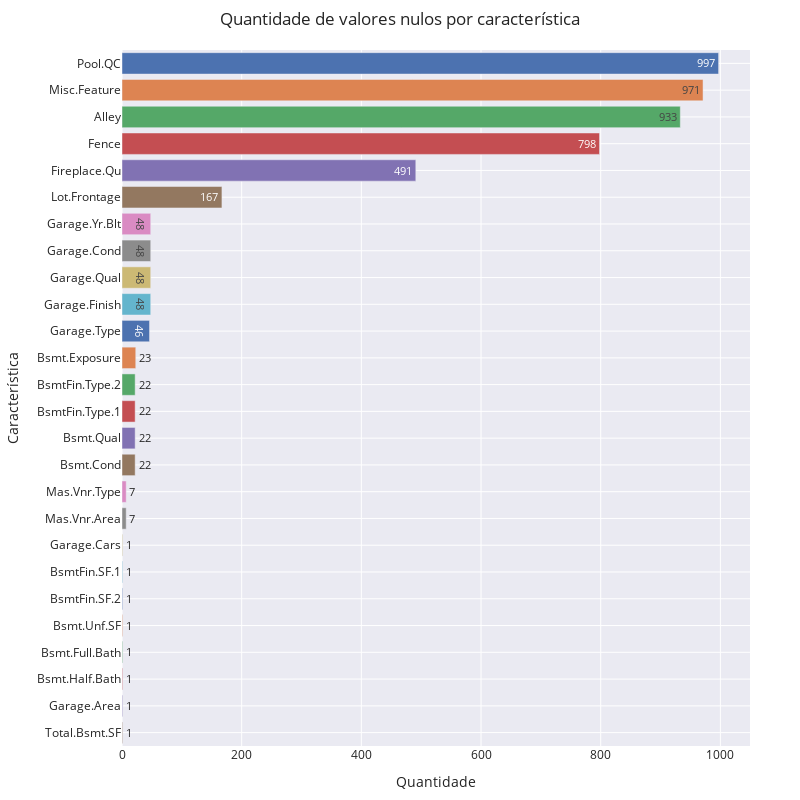

Source (notebook cell):
### Markdown cell above
# Valores Nulos

### Code cell
count_nulls = pd.DataFrame(ames_train[ames_train.columns[ames_train.isna().any()]].isna().sum().sort_values(ascending=False), columns=['Qtde'])
count_nulls['Coluna'] = count_nulls.index

fig1 = px.bar(count_nulls, x="Qtde", y="Coluna", color="Coluna", text='Qtde', template='seaborn')

fig1.update_layout(
    margin=dict(l=20, r=50, t=50, b=20),
    title = 'Quantidade de valores nulos por característica',
    showlegend=False,
    xaxis_title="Quantidade",
    yaxis_title="Característica",
    width=800, 
    height=800,
    uniformtext_minsize=10, 
    uniformtext_mode='hide',
)
 
fig1.show()

### Figure 1 — Plotly figure (JSON) as saved in the notebook; plotly's stock layout.template omitted (floating-point values rounded to 4 significant figures)
{"data": [{"alignmentgroup": "True", "hovertemplate": "Coluna=%{y}<br>Qtde=%{text}<extra></extra>", "legendgroup": "Pool.QC", "marker": {"color": "rgb(76,114,176)", "pattern": {"shape": ""}}, "name": "Pool.QC", "offsetgroup": "Pool.QC", "orientation": "h", "showlegend": true, "text": [997], "textposition": "auto", "type": "bar", "x": [997], "xaxis": "x", "y": ["Pool.QC"], "yaxis": "y"}, {"alignmentgroup": "True", "hovertemplate": "Coluna=%{y}<br>Qtde=%{text}<extra></extra>", "legendgroup": "Misc.Feature", "marker": {"color": "rgb(221,132,82)", "pattern": {"shape": ""}}, "name": "Misc.Feature", "offsetgroup": "Misc.Feature", "orientation": "h", "showlegend": true, "text": [971], "textposition": "auto", "type": "bar", "x": [971], "xaxis": "x", "y": ["Misc.Feature"], "yaxis": "y"}, {"alignmentgroup": "True", "hovertemplate": "Coluna=%{y}<br>Qtde=%{text}<extra></extra>", "legendgroup": "Alley", "marker": {"color": "rgb(85,168,104)", "pattern": {"shape": ""}}, "name": "Alley", "offsetgroup": "Alley", "orientation": "h", "showlegend": true, "text": [933], "textposition": "auto", "type": "bar", "x": [933], "xaxis": "x", "y": ["Alley"], "yaxis": "y"}, {"alignmentgroup": "True", "hovertemplate": "Coluna=%{y}<br>Qtde=%{text}<extra></extra>", "legendgroup": "Fence", "marker": {"color": "rgb(196,78,82)", "pattern": {"shape": ""}}, "name": "Fence", "offsetgroup": "Fence", "orientation": "h", "showlegend": true, "text": [798], "textposition": "auto", "type": "bar", "x": [798], "xaxis": "x", "y": ["Fence"], "yaxis": "y"}, {"alignmentgroup": "True", "hovertemplate": "Coluna=%{y}<br>Qtde=%{text}<extra></extra>", "legendgroup": "Fireplace.Qu", "marker": {"color": "rgb(129,114,179)", "pattern": {"shape": ""}}, "name": "Fireplace.Qu", "offsetgroup": "Fireplace.Qu", "orientation": "h", "showlegend": true, "text": [491], "textposition": "auto", "type": "bar", "x": [491], "xaxis": "x", "y": ["Fireplace.Qu"], "yaxis": "y"}, {"alignmentgroup": "True", "hovertemplate": "Coluna=%{y}<br>Qtde=%{text}<extra></extra>", "legendgroup": "Lot.Frontage", "marker": {"color": "rgb(147,120,96)", "pattern": {"shape": ""}}, "name": "Lot.Frontage", "offsetgroup": "Lot.Frontage", "orientation": "h", "showlegend": true, "text": [167], "textposition": "auto", "type": "bar", "x": [167], "xaxis": "x", "y": ["Lot.Frontage"], "yaxis": "y"}, {"alignmentgroup": "True", "hovertemplate": "Coluna=%{y}<br>Qtde=%{text}<extra></extra>", "legendgroup": "Garage.Yr.Blt", "marker": {"color": "rgb(218,139,195)", "pattern": {"shape": ""}}, "name": "Garage.Yr.Blt", "offsetgroup": "Garage.Yr.Blt", "orientation": "h", "showlegend": true, "text": [48], "textposition": "auto", "type": "bar", "x": [48], "xaxis": "x", "y": ["Garage.Yr.Blt"], "yaxis": "y"}, {"alignmentgroup": "True", "hovertemplate": "Coluna=%{y}<br>Qtde=%{text}<extra></extra>", "legendgroup": "Garage.Cond", "marker": {"color": "rgb(140,140,140)", "pattern": {"shape": ""}}, "name": "Garage.Cond", "offsetgroup": "Garage.Cond", "orientation": "h", "showlegend": true, "text": [48], "textposition": "auto", "type": "bar", "x": [48], "xaxis": "x", "y": ["Garage.Cond"], "yaxis": "y"}, {"alignmentgroup": "True", "hovertemplate": "Coluna=%{y}<br>Qtde=%{text}<extra></extra>", "legendgroup": "Garage.Qual", "marker": {"color": "rgb(204,185,116)", "pattern": {"shape": ""}}, "name": "Garage.Qual", "offsetgroup": "Garage.Qual", "orientation": "h", "showlegend": true, "text": [48], "textposition": "auto", "type": "bar", "x": [48], "xaxis": "x", "y": ["Garage.Qual"], "yaxis": "y"}, {"alignmentgroup": "True", "hovertemplate": "Coluna=%{y}<br>Qtde=%{text}<extra></extra>", "legendgroup": "Garage.Finish", "marker": {"color": "rgb(100,181,205)", "pattern": {"shape": ""}}, "name": "Garage.Finish", "offsetgroup": "Garage.Finish", "orientation": "h", "showlegend": true, "text": [48], "textposition": "auto", "type": "bar", "x": [48], "xaxis": "x", "y": ["Garage.Finish"], "yaxis": "y"}, {"alignmentgroup": "True", "hovertemplate": "Coluna=%{y}<br>Qtde=%{text}<extra></extra>", "legendgroup": "Garage.Type", "marker": {"color": "rgb(76,114,176)", "pattern": {"shape": ""}}, "name": "Garage.Type", "offsetgroup": "Garage.Type", "orientation": "h", "showlegend": true, "text": [46], "textposition": "auto", "type": "bar", "x": [46], "xaxis": "x", "y": ["Garage.Type"], "yaxis": "y"}, {"alignmentgroup": "True", "hovertemplate": "Coluna=%{y}<br>Qtde=%{text}<extra></extra>", "legendgroup": "Bsmt.Exposure", "marker": {"color": "rgb(221,132,82)", "pattern": {"shape": ""}}, "name": "Bsmt.Exposure", "offsetgroup": "Bsmt.Exposure", "orientation": "h", "showlegend": true, "text": [23], "textposition": "auto", "type": "bar", "x": [23], "xaxis": "x", "y": ["Bsmt.Exposure"], "yaxis": "y"}, {"alignmentgroup": "True", "hovertemplate": "Coluna=%{y}<br>Qtde=%{text}<extra></extra>", "legendgroup": "BsmtFin.Type.2", "marker": {"color": "rgb(85,168,104)", "pattern": {"shape": ""}}, "name": "BsmtFin.Type.2", "offsetgroup": "BsmtFin.Type.2", "orientation": "h", "showlegend": true, "text": [22], "textposition": "auto", "type": "bar", "x": [22], "xaxis": "x", "y": ["BsmtFin.Type.2"], "yaxis": "y"}, {"alignmentgroup": "True", "hovertemplate": "Coluna=%{y}<br>Qtde=%{text}<extra></extra>", "legendgroup": "BsmtFin.Type.1", "marker": {"color": "rgb(196,78,82)", "pattern": {"shape": ""}}, "name": "BsmtFin.Type.1", "offsetgroup": "BsmtFin.Type.1", "orientation": "h", "showlegend": true, "text": [22], "textposition": "auto", "type": "bar", "x": [22], "xaxis": "x", "y": ["BsmtFin.Type.1"], "yaxis": "y"}, {"alignmentgroup": "True", "hovertemplate": "Coluna=%{y}<br>Qtde=%{text}<extra></extra>", "legendgroup": "Bsmt.Qual", "marker": {"color": "rgb(129,114,179)", "pattern": {"shape": ""}}, "name": "Bsmt.Qual", "offsetgroup": "Bsmt.Qual", "orientation": "h", "showlegend": true, "text": [22], "textposition": "auto", "type": "bar", "x": [22], "xaxis": "x", "y": ["Bsmt.Qual"], "yaxis": "y"}, {"alignmentgroup": "True", "hovertemplate": "Coluna=%{y}<br>Qtde=%{text}<extra></extra>", "legendgroup": "Bsmt.Cond", "marker": {"color": "rgb(147,120,96)", "pattern": {"shape": ""}}, "name": "Bsmt.Cond", "offsetgroup": "Bsmt.Cond", "orientation": "h", "showlegend": true, "text": [22], "textposition": "auto", "type": "bar", "x": [22], "xaxis": "x", "y": ["Bsmt.Cond"], "yaxis": "y"}, {"alignmentgroup": "True", "hovertemplate": "Coluna=%{y}<br>Qtde=%{text}<extra></extra>", "legendgroup": "Mas.Vnr.Type", "marker": {"color": "rgb(218,139,195)", "pattern": {"shape": ""}}, "name": "Mas.Vnr.Type", "offsetgroup": "Mas.Vnr.Type", "orientation": "h", "showlegend": true, "text": [7], "textposition": "auto", "type": "bar", "x": [7], "xaxis": "x", "y": ["Mas.Vnr.Type"], "yaxis": "y"}, {"alignmentgroup": "True", "hovertemplate": "Coluna=%{y}<br>Qtde=%{text}<extra></extra>", "legendgroup": "Mas.Vnr.Area", "marker": {"color": "rgb(140,140,140)", "pattern": {"shape": ""}}, "name": "Mas.Vnr.Area", "offsetgroup": "Mas.Vnr.Area", "orientation": "h", "showlegend": true, "text": [7], "textposition": "auto", "type": "bar", "x": [7], "xaxis": "x", "y": ["Mas.Vnr.Area"], "yaxis": "y"}, {"alignmentgroup": "True", "hovertemplate": "Coluna=%{y}<br>Qtde=%{text}<extra></extra>", "legendgroup": "Garage.Cars", "marker": {"color": "rgb(204,185,116)", "pattern": {"shape": ""}}, "name": "Garage.Cars", "offsetgroup": "Garage.Cars", "orientation": "h", "showlegend": true, "text": [1], "textposition": "auto", "type": "bar", "x": [1], "xaxis": "x", "y": ["Garage.Cars"], "yaxis": "y"}, {"alignmentgroup": "True", "hovertemplate": "Coluna=%{y}<br>Qtde=%{text}<extra></extra>", "legendgroup": "BsmtFin.SF.1", "marker": {"color": "rgb(100,181,205)", "pattern": {"shape": ""}}, "name": "BsmtFin.SF.1", "offsetgroup": "BsmtFin.SF.1", "orientation": "h", "showlegend": true, "text": [1], "textposition": "auto", "type": "bar", "x": [1], "xaxis": "x", "y": ["BsmtFin.SF.1"], "yaxis": "y"}, {"alignmentgroup": "True", "hovertemplate": "Coluna=%{y}<br>Qtde=%{text}<extra></extra>", "legendgroup": "BsmtFin.SF.2", "marker": {"color": "rgb(76,114,176)", "pattern": {"shape": ""}}, "name": "BsmtFin.SF.2", "offsetgroup": "BsmtFin.SF.2", "orientation": "h", "showlegend": true, "text": [1], "textposition": "auto", "type": "bar", "x": [1], "xaxis": "x", "y": ["BsmtFin.SF.2"], "yaxis": "y"}, {"alignmentgroup": "True", "hovertemplate": "Coluna=%{y}<br>Qtde=%{text}<extra></extra>", "legendgroup": "Bsmt.Unf.SF", "marker": {"color": "rgb(221,132,82)", "pattern": {"shape": ""}}, "name": "Bsmt.Unf.SF", "offsetgroup": "Bsmt.Unf.SF", "orientation": "h", "showlegend": true, "text": [1], "textposition": "auto", "type": "bar", "x": [1], "xaxis": "x", "y": ["Bsmt.Unf.SF"], "yaxis": "y"}, {"alignmentgroup": "True", "hovertemplate": "Coluna=%{y}<br>Qtde=%{text}<extra></extra>", "legendgroup": "Bsmt.Full.Bath", "marker": {"color": "rgb(85,168,104)", "pattern": {"shape": ""}}, "name": "Bsmt.Full.Bath", "offsetgroup": "Bsmt.Full.Bath", "orientation": "h", "showlegend": true, "text": [1], "textposition": "auto", "type": "bar", "x": [1], "xaxis": "x", "y": ["Bsmt.Full.Bath"], "yaxis": "y"}, {"alignmentgroup": "True", "hovertemplate": "Coluna=%{y}<br>Qtde=%{text}<extra></extra>", "legendgroup": "Bsmt.Half.Bath", "marker": {"color": "rgb(196,78,82)", "pattern": {"shape": ""}}, "name": "Bsmt.Half.Bath", "offsetgroup": "Bsmt.Half.Bath", "orientation": "h", "showlegend": true, "text": [1], "textposition": "auto", "type": "bar", "x": [1], "xaxis": "x", "y": ["Bsmt.Half.Bath"], "yaxis": "y"}, {"alignmentgroup": "True", "hovertemplate": "Coluna=%{y}<br>Qtde=%{text}<extra></extra>", "legendgroup": "Garage.Area", "marker": {"color": "rgb(129,114,179)", "pattern": {"shape": ""}}, "name": "Garage.Area", "offsetgroup": "Garage.Area", "orientation": "h", "showlegend": true, "text": [1], "textposition": "auto", "type": "bar", "x": [1], "xaxis": "x", "y": ["Garage.Area"], "yaxis": "y"}, {"alignmentgroup": "True", "hovertemplate": "Coluna=%{y}<br>Qtde=%{text}<extra></extra>", "legendgroup": "Total.Bsmt.SF", "marker": {"color": "rgb(147,120,96)", "pattern": {"shape": ""}}, "name": "Total.Bsmt.SF", "offsetgroup": "Total.Bsmt.SF", "orientation": "h", "showlegend": true, "text": [1], "textposition": "auto", "type": "bar", "x": [1], "xaxis": "x", "y": ["Total.Bsmt.SF"], "yaxis": "y"}], "layout": {"barmode": "relative", "height": 800, "legend": {"title": {"text": "Coluna"}, "tracegroupgap": 0}, "margin": {"b": 20, "l": 20, "r": 50, "t": 50}, "showlegend": false, "title": {"text": "Quantidade de valores nulos por característica"}, "uniformtext": {"minsize": 10, "mode": "hide"}, "width": 800, "xaxis": {"anchor": "y", "domain": [0, 1], "title": {"text": "Quantidade"}}, "yaxis": {"anchor": "x", "categoryarray": ["Total.Bsmt.SF", "Garage.Area", "Bsmt.Half.Bath", "Bsmt.Full.Bath", "Bsmt.Unf.SF", "BsmtFin.SF.2", "BsmtFin.SF.1", "Garage.Cars", "Mas.Vnr.Area", "Mas.Vnr.Type", "Bsmt.Cond", "Bsmt.Qual", "BsmtFin.Type.1", "BsmtFin.Type.2", "Bsmt.Exposure", "Garage.Type", "Garage.Finish", "Garage.Qual", "Garage.Cond", "Garage.Yr.Blt", "Lot.Frontage", "Fireplace.Qu", "Fence", "Alley", "Misc.Feature", "Pool.QC"], "categoryorder": "array", "domain": [0, 1], "title": {"text": "Característica"}}}}
